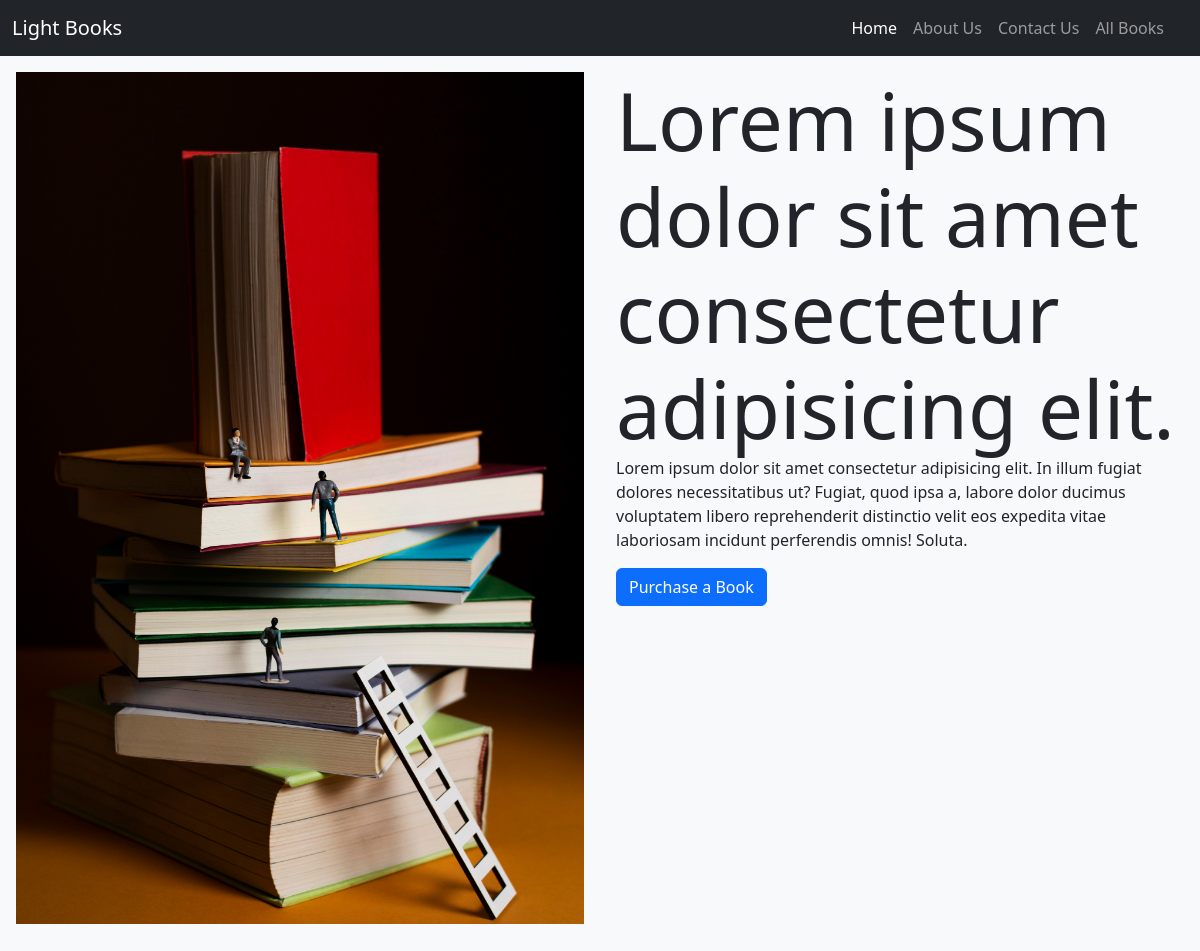
The app's page /, older data.
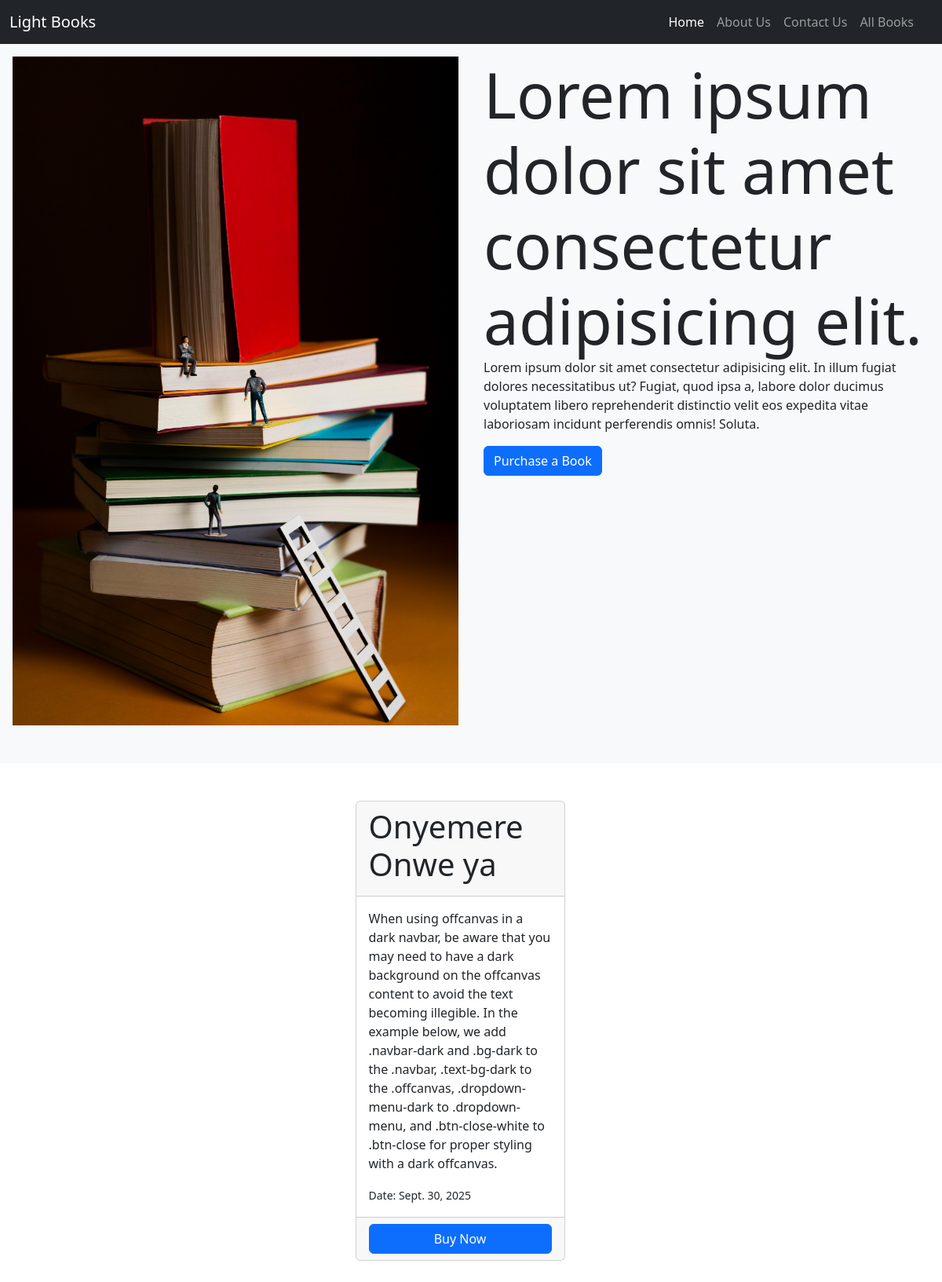
The same page, newer data.
### core_app/models.py (models this page shows, shortened)
class Book(models.Model):
    title = models.CharField(max_length=200)
    description = models.TextField(null=True, blank=True)
    publish_date = models.DateField()
    quantity = models.IntegerField()
    date_uploaded = models.DateTimeField(auto_now_add=True)

### core_app/views.py (the view)
# urls.py: path('', views.home, name='home'),
def home(request):
    books = Book.objects.all().order_by('-date_uploaded')
    context = {
        'books': books,
    }
    return render(request, 'home.html', context)

### core_app/templates/home.html
{% extends 'layout.html' %}
{% load static %}
{% block content %}
  <div class="container-fluid bg-light text-dark py-5 my-4 px-3">
    <div class="row gap-2 justify-content-center align-contents-center">
      <div class="col col-sm">
        <img src="{% static 'images/book1.jpg' %}" alt="" width="100%">
      </div>
      <div class="col col-sm justify-content-center align-contents-center">
        <div class="display-1">
          Lorem ipsum dolor sit amet consectetur adipisicing elit.
        </div>
        <p>Lorem ipsum dolor sit amet consectetur adipisicing elit. In illum fugiat dolores necessitatibus ut? Fugiat, quod ipsa a, labore dolor ducimus voluptatem libero reprehenderit distinctio velit eos expedita vitae laboriosam incidunt perferendis omnis! Soluta.</p>
        <div class="btn btn-primary">Purchase a Book</div>
      </div>
    </div>
  </div>
 <div class="container mx-3 my-1 p-3">
  <div class="row justify-content-center align-contents-center">
    {% for book in books %}
    <div class="col-3 p-2">
      <div class="card" style="width: 100%;">
        <div class="card-header">
          <h1>{{ book.title }}</h1>
        </div>
        <div class="card-body">
          <p>{{ book.description }}</p>
          <small>Date: {{ book.publish_date }}</small>
        </div>
        <div class="card-footer">
          <div class="d-grid">
            <div class="btn btn-primary">Buy Now</div>
          </div>
        </div>
      </div>
    </div>
    {% endfor %}
  </div>
 </div>
{% endblock %}

Row changes from the older to the newer data that the page shows:
added Book: title "Onyemere Onwe ya", description "When using offcanvas in a dark navbar, be aware that you may need to have a dark background on the offcanvas content to avoid the text becoming illegible. In the example below, we add .navbar-dark and .bg-dark to the .navbar, .text-bg-dark to the .offcanvas, .dropdown-menu-dark to .dropdown-menu, and .btn-close-white to .btn-close for proper styling with a dark offcanvas.", publish_date "Sept. 30, 2025"
